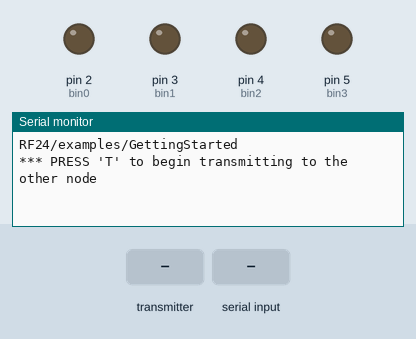
A sketch run on a simulated Arduino Uno, built with avr-gcc and run on an emulated ATmega328P. On the bench: output pins drawn as LEDs (lit = HIGH), the last lines printed to the serial monitor. Inputs (shaded band) come from the test bench. No radio packets arrive unless stated.

Above: at 1.2 s.
1.3 s: the transmitter starts sending got_time = 0
At 1.37 s:
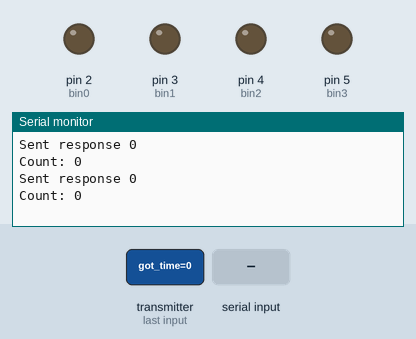
2.8 s: "T" received over Serial
At 3.5 s:
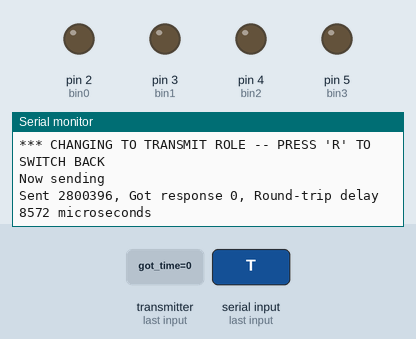

Measured:
- after the input at 1.3 s, the serial monitor: prints a new line at once (image 1)
- after the input at 2.8 s, the serial monitor: prints a new line at once (image 2)

The sketch:

TransceiverUno.ino
```cpp
//Arduino Uno
/*
* Getting Started example sketch for nRF24L01+ radios
* This is a very basic example of how to send data from one node to another
* Updated: Dec 2014 by TMRh20
*/

#include <SPI.h>
#include "RF24.h"

/****************** User Config ***************************/
/***      Set this radio as radio number 0 or 1         ***/
bool radioNumber = 1;

/* Hardware configuration: Set up nRF24L01 radio on SPI bus plus pins 7 & 8 */
RF24 radio(7,8);
/**********************************************************/

byte addresses[][6] = {"1Node","2Node"};

// Used to control whether this node is sending or receiving
bool role = 0;
int binCount = 0;
int bin0 = 2;
int bin1 = 3;
int bin2 = 4;
int bin3 = 5;

void setup() {
  Serial.begin(115200);
  Serial.println(F("RF24/examples/GettingStarted"));
  Serial.println(F("*** PRESS 'T' to begin transmitting to the other node"));

  //set up LEDs
  pinMode(bin0, OUTPUT);
  pinMode(bin1, OUTPUT);
  pinMode(bin2, OUTPUT);
  pinMode(bin3, OUTPUT);


  radio.begin();

  // Set the PA Level low to prevent power supply related issues since this is a
 // getting_started sketch, and the likelihood of close proximity of the devices. RF24_PA_MAX is default.
  radio.setPALevel(RF24_PA_LOW);

  // Open a writing and reading pipe on each radio, with opposite addresses
  if(radioNumber){
    radio.openWritingPipe(addresses[1]);
    radio.openReadingPipe(1,addresses[0]);
  }else{
    radio.openWritingPipe(addresses[0]);
    radio.openReadingPipe(1,addresses[1]);
  }

  // Start the radio listening for data
  radio.startListening();
}

void loop() {


 /* if(binCount % 2 == 0){
    digitalWrite(bin0, LOW);
  }
  else
    digitalWrite(bin0, HIGH);

  if(binCount > 7){
    digitalWrite(bin3, HIGH);
  }
  else
    digitalWrite(bin3, LOW);
*/
  switch(binCount){
    case 0:
      digitalWrite(bin0, LOW);
      digitalWrite(bin1, LOW);
      digitalWrite(bin2, LOW);
      digitalWrite(bin3, LOW);
      break;
    case 1:
      digitalWrite(bin0, HIGH);
      digitalWrite(bin1, LOW);
      digitalWrite(bin2, LOW);
      digitalWrite(bin3, LOW);
      break;
    case 2:
      digitalWrite(bin0, LOW);
      digitalWrite(bin1, HIGH);
      digitalWrite(bin2, LOW);
      digitalWrite(bin3, LOW);
      break;
    case 3:
      digitalWrite(bin0, HIGH);
      digitalWrite(bin1, HIGH);
      digitalWrite(bin2, LOW);
      digitalWrite(bin3, LOW);
      break;
    case 4:
      digitalWrite(bin0, LOW);
      digitalWrite(bin1, LOW);
      digitalWrite(bin2, HIGH);
      digitalWrite(bin3, LOW);
      break;
    case 5:
      digitalWrite(bin0, HIGH);
      digitalWrite(bin1, LOW);
      digitalWrite(bin2, HIGH);
      digitalWrite(bin3, LOW);
      break;
    case 6:
      digitalWrite(bin0, LOW);
      digitalWrite(bin1, HIGH);
      digitalWrite(bin2, HIGH);
      digitalWrite(bin3, LOW);
      break;
    case 7:
      digitalWrite(bin0, HIGH);
      digitalWrite(bin1, HIGH);
      digitalWrite(bin2, HIGH);
      digitalWrite(bin3, LOW);
      break;
    case 8:
      digitalWrite(bin0, LOW);
      digitalWrite(bin1, LOW);
      digitalWrite(bin2, LOW);
      digitalWrite(bin3, HIGH);
      break;
    case 9:
      digitalWrite(bin0, HIGH);
      digitalWrite(bin1, LOW);
      digitalWrite(bin2, LOW);
      digitalWrite(bin3, HIGH);
      break;
    case 10:
      digitalWrite(bin0, LOW);
      digitalWrite(bin1, HIGH);
      digitalWrite(bin2, LOW);
      digitalWrite(bin3, HIGH);
      break;
    case 11:
      digitalWrite(bin0, HIGH);
      digitalWrite(bin1, HIGH);
      digitalWrite(bin2, LOW);
      digitalWrite(bin3, HIGH);
      break;
    case 12:
      digitalWrite(bin0, LOW);
      digitalWrite(bin1, LOW);
      digitalWrite(bin2, HIGH);
      digitalWrite(bin3, HIGH);
      break;
    case 13:
      digitalWrite(bin0, HIGH);
      digitalWrite(bin1, LOW);
      digitalWrite(bin2, HIGH);
      digitalWrite(bin3, HIGH);
      break;
    case 14:
      digitalWrite(bin0, LOW);
      digitalWrite(bin1, HIGH);
      digitalWrite(bin2, HIGH);
      digitalWrite(bin3, HIGH);
      break;
    case 15:
      digitalWrite(bin0, HIGH);
      digitalWrite(bin1, HIGH);
      digitalWrite(bin2, HIGH);
      digitalWrite(bin3, HIGH);
      break;

  }

/****************** Ping Out Role ***************************/
if (role == 1)  {

    radio.stopListening();                                    // First, stop listening so we can talk.


    Serial.println(F("Now sending"));

    unsigned long start_time = micros();                             // Take the time, and send it.  This will block until complete
     if (!radio.write( &start_time, sizeof(unsigned long) )){
       Serial.println(F("failed"));
     }

    radio.startListening();                                    // Now, continue listening

    unsigned long started_waiting_at = micros();               // Set up a timeout period, get the current microseconds
    boolean timeout = false;                                   // Set up a variable to indicate if a response was received or not

    while ( ! radio.available() ){                             // While nothing is received
      if (micros() - started_waiting_at > 200000 ){            // If waited longer than 200ms, indicate timeout and exit while loop
          timeout = true;
          break;
      }
    }

    if ( timeout ){                                             // Describe the results
        Serial.println(F("Failed, response timed out."));
    }else{
        unsigned long got_time;                                 // Grab the response, compare, and send to debugging spew
        radio.read( &got_time, sizeof(unsigned long) );
        unsigned long end_time = micros();

        // Spew it
        Serial.print(F("Sent "));
        Serial.print(start_time);
        Serial.print(F(", Got response "));
        Serial.print(got_time);
        Serial.print(F(", Round-trip delay "));
        Serial.print(end_time-start_time);
        Serial.println(F(" microseconds"));
    }

    // Try again 1s later
    delay(1000);
  }


/****************** Pong Back Role ***************************/

  if ( role == 0 )
  {
    int receivedButton;

    if( radio.available()){
                                                                    // Variable for the received timestamp
      while (radio.available()) {                                   // While there is data ready
        radio.read( &receivedButton, sizeof(int) );             // Get the payload
      }

      //
      switch(receivedButton){
        case 0:

          break;

        case 1:
          if(binCount < 15)
            binCount++;
          break;

        case 2:
          if(binCount > 0)
            binCount--;
          break;

        case 3:
          binCount = 0;
          break;
      }

      radio.stopListening();                                        // First, stop listening so we can talk
      radio.write( &receivedButton, sizeof(int) );              // Send the final one back.
      radio.startListening();                                       // Now, resume listening so we catch the next packets.
      Serial.print(F("Sent response "));
      Serial.println(receivedButton);
      Serial.print("Count: ");
      Serial.println(binCount);
      receivedButton = 0;
   }
 }


/****************** Change Roles via Serial Commands ***************************/

  if ( Serial.available() )
  {
    char c = toupper(Serial.read());
    if ( c == 'T' && role == 0 ){
      Serial.println(F("*** CHANGING TO TRANSMIT ROLE -- PRESS 'R' TO SWITCH BACK"));
      role = 1;                  // Become the primary transmitter (ping out)

   }else
    if ( c == 'R' && role == 1 ){
      Serial.println(F("*** CHANGING TO RECEIVE ROLE -- PRESS 'T' TO SWITCH BACK"));
       role = 0;                // Become the primary receiver (pong back)
       radio.startListening();

    }
  }


} // Loop
```
